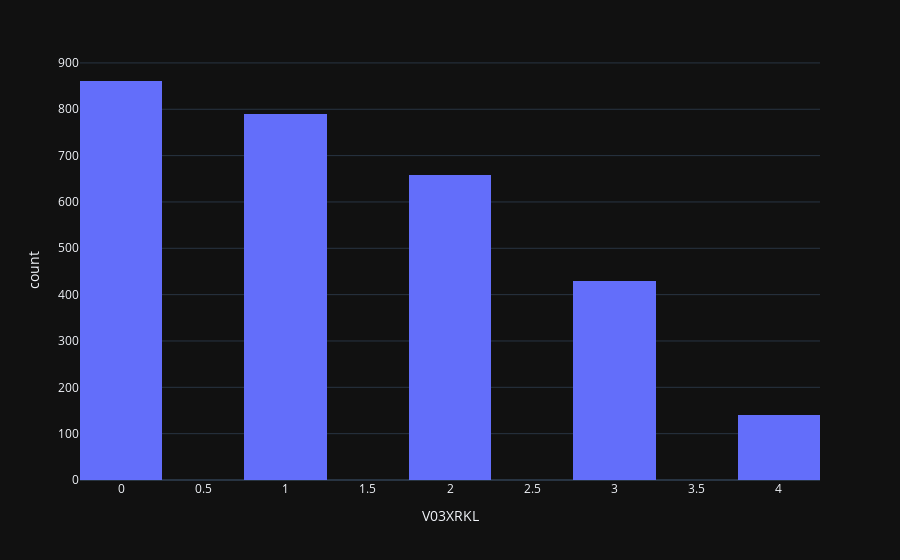

The notebook cell this image was saved under:
### Code cell
k_l_distribution_24_month = px.histogram(moaks_shared_kl_drop_df, x='V03XRKL', nbins=20)
display(Markdown('### 1.2.2 K-L score histogram at 24-month follow-up'))
k_l_distribution_24_month.show()

### Figure 1 — Plotly figure (JSON) as saved in the notebook; plotly's stock layout.template omitted (floating-point values rounded to 4 significant figures; data arrays with more than 128 entries replaced by an {"elided": "..."} marker saying what was removed)
{"data": [{"bingroup": "x", "hovertemplate": "V03XRKL=%{x}<br>count=%{y}<extra></extra>", "legendgroup": "", "marker": {"color": "#636efa", "pattern": {"shape": ""}}, "name": "", "nbinsx": 20, "orientation": "v", "showlegend": false, "x": {"elided": "2879 float values"}, "xaxis": "x", "yaxis": "y", "type": "histogram"}], "layout": {"xaxis": {"anchor": "y", "domain": [0.0, 1.0], "title": {"text": "V03XRKL"}}, "yaxis": {"anchor": "x", "domain": [0.0, 1.0], "title": {"text": "count"}}, "legend": {"tracegroupgap": 0}, "margin": {"t": 60}, "barmode": "relative"}}
